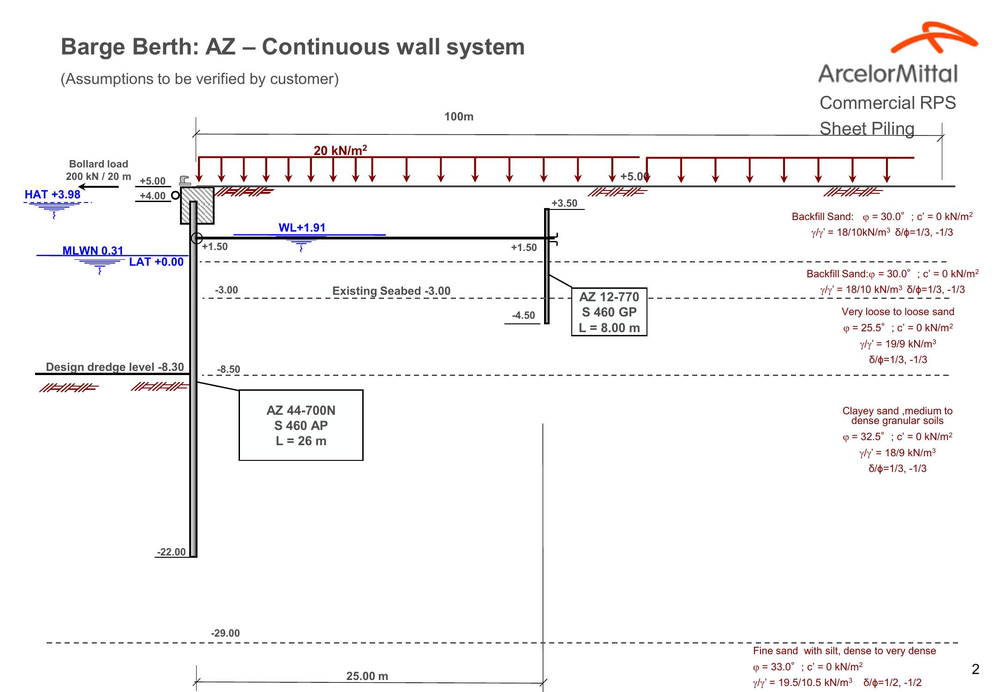
#> input picture cao2.png, 1000 x 692 px, shrunk from 2167 x 1500 before the run
$ python trial4.py
#> lines starting #> are read from the running program, lines starting #| are printed output that depends on the picture; after the words box and inside, x2 and y2 are one past the last pixel; in counts of white or black regions, pixels touching at a corner belong together
import cv2
import numpy as np

img=cv2.imread('../cao2.png')
#> img is the input picture: shape (692, 1000, 3); mean B, G, R 245.6, 245.3, 246.6

kernel1 = np.ones((3, 3), np.uint8)
kernel2 = np.ones((3, 3), np.uint8)

imgGray = cv2.cvtColor(img,cv2.COLOR_BGR2GRAY)
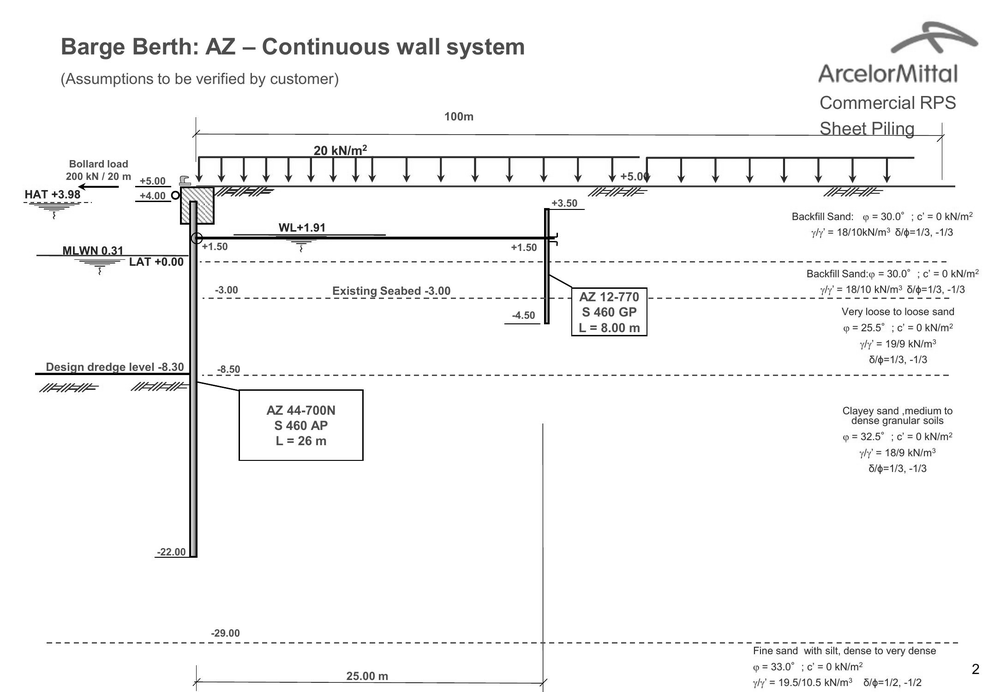
#> imgGray: shape (692, 1000); min 0, max 255, mean 245.7

# imgBW=cv2.threshold(imgGray, 0, 255, cv2.THRESH_BINARY_INV)[1]
imgBW= cv2.Canny(imgGray, 100, 150)
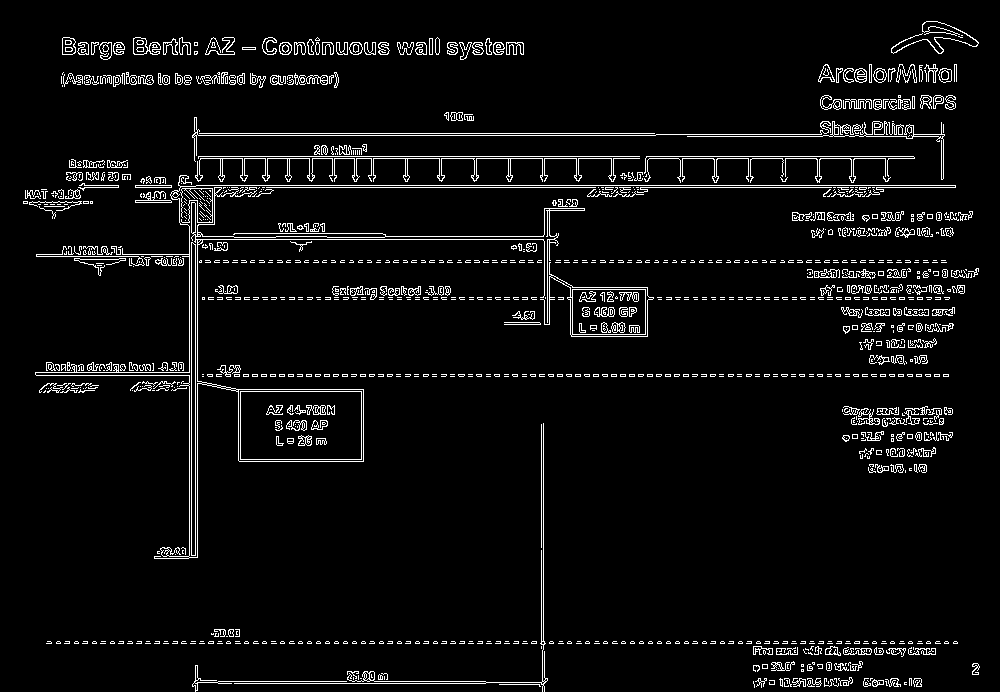
#> imgBW: shape (692, 1000); 5% white in thin lines or dots
cv2.imwrite('trial4_otsu.png', imgBW)

img1=cv2.erode(imgBW, kernel1, iterations=2)
#> img1: shape (692, 1000); every value is 0
img2=cv2.dilate(img1, kernel2, iterations=2)
img3 = cv2.bitwise_and(imgBW, img2)
img3= cv2.bitwise_not(img3)
#> img3: shape (692, 1000); every value is 255
img4 = cv2.bitwise_and(imgBW, imgBW, mask=img3)
imgLines= cv2.HoughLinesP(img4, 15, np.pi/180, 10, minLineLength=2, maxLineGap=5)

for i in range(len(imgLines)):
    for x1,y1,x2,y2 in imgLines[i]:
        cv2.line(img,(x1,y1),(x2,y2),(0,255,0),2)
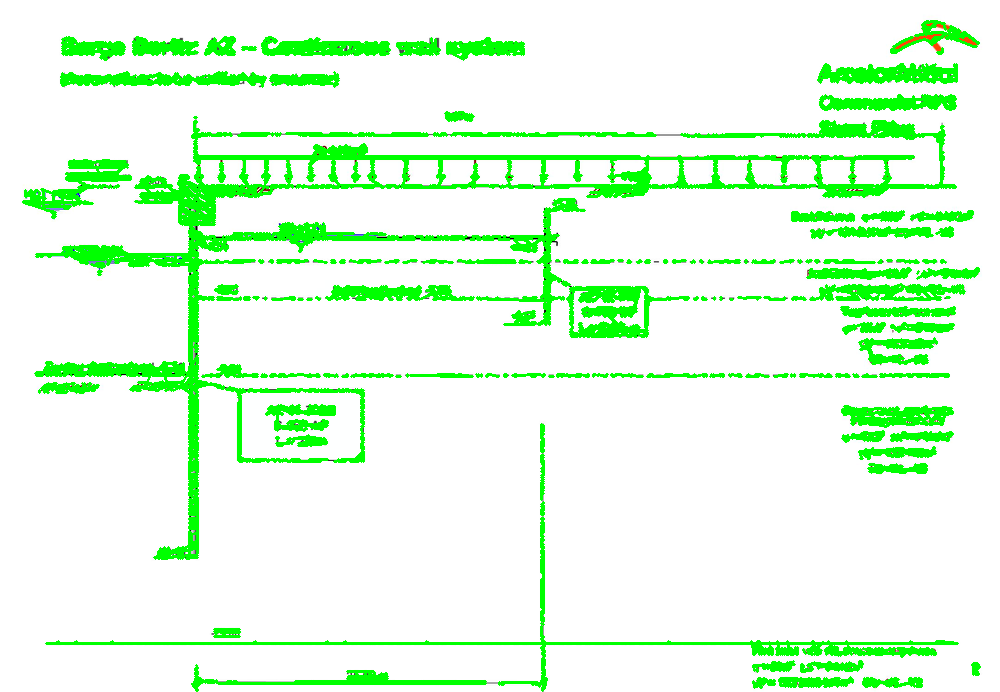
#> img: shape (692, 1000, 3); 12.16% of pixels changed, all inside (x1, y1, x2, y2) = (22, 20, 981, 692)


cv2.imwrite('trial4.png', img)

$ run again, with cao1.png copied over cao2.png
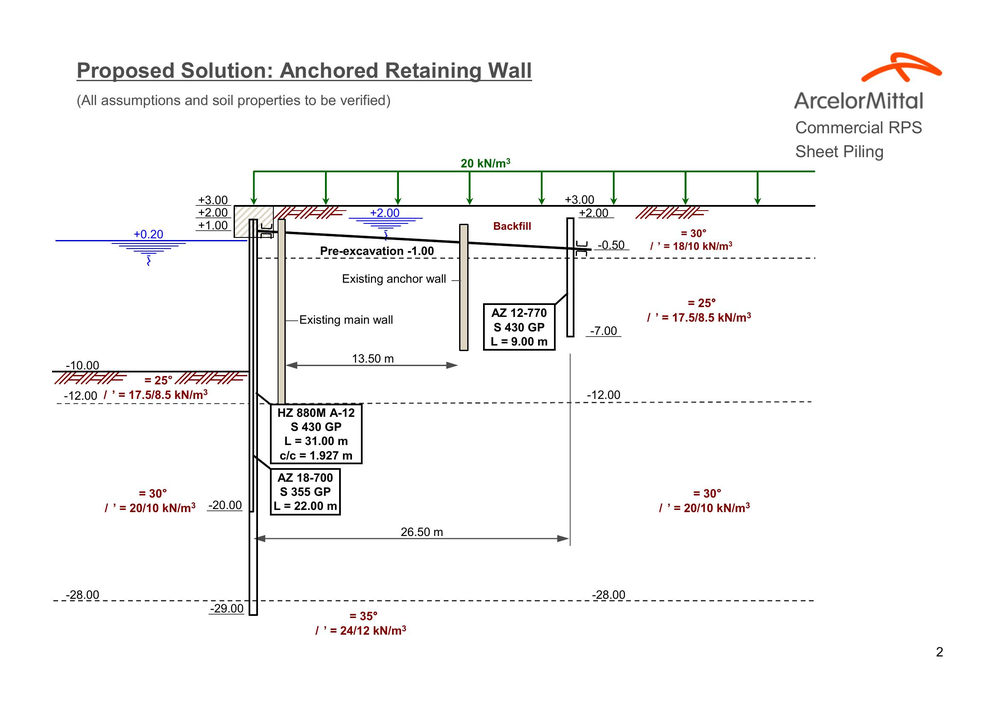
#> input picture cao1.png, 999 x 706 px, shrunk from 2339 x 1653 before the run
#> img is the input picture: shape (706, 999, 3); mean B, G, R 246.3, 246.4, 246.9
#> `imgBW= cv2.Canny(imgGray, 100, 150)`:
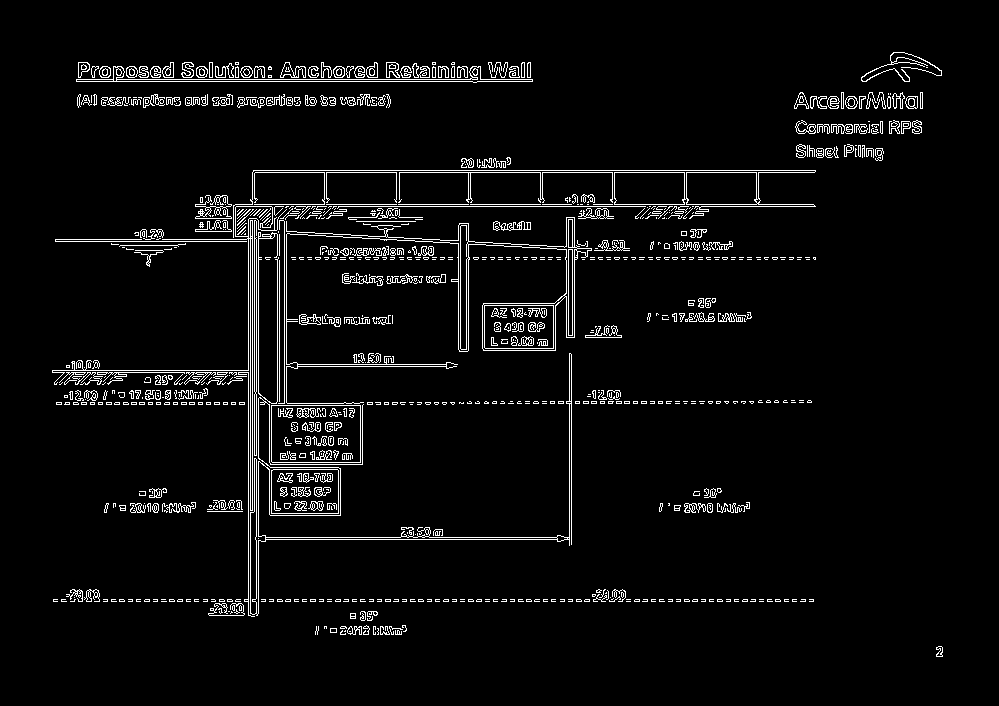
#> imgBW: shape (706, 999); 4.3% white in thin lines or dots, all inside (x1, y1, x2, y2) = (52, 52, 943, 657)
#> img1: shape (706, 999); every value is 0
#> img3: shape (706, 999); every value is 255
#> after the loop `for i in range(len(imgLines)):`:
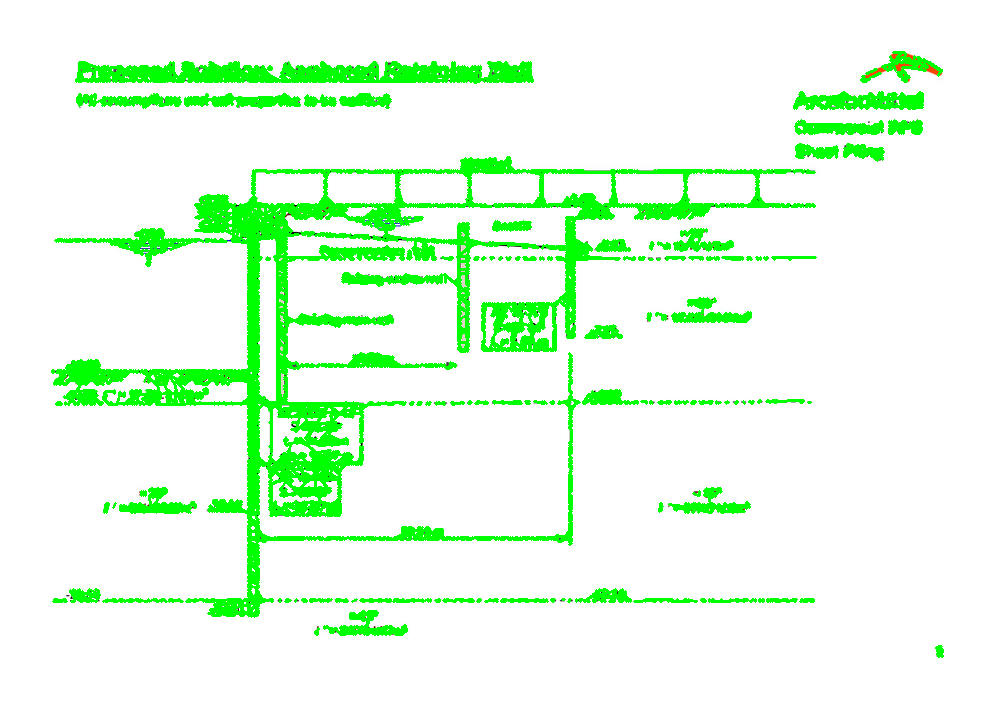
#> img: shape (706, 999, 3); 10.63% of pixels changed, all inside (x1, y1, x2, y2) = (51, 51, 944, 658)
